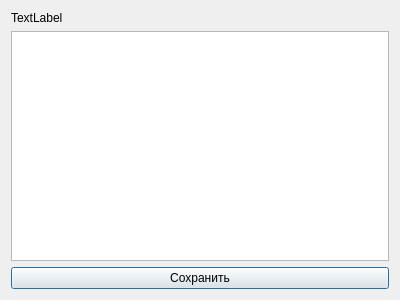
<?xml version="1.0" encoding="UTF-8"?>
<ui version="4.0">
 <class>RenderAreaResultDialog</class>
 <widget class="QDialog" name="RenderAreaResultDialog">
  <property name="geometry">
   <rect>
    <x>0</x>
    <y>0</y>
    <width>400</width>
    <height>300</height>
   </rect>
  </property>
  <property name="windowTitle">
   <string>Результат боя</string>
  </property>
  <layout class="QGridLayout" name="gridLayout">
   <item row="1" column="0">
    <widget class="QTextEdit" name="textEdit"/>
   </item>
   <item row="0" column="0">
    <widget class="QLabel" name="label">
     <property name="text">
      <string>TextLabel</string>
     </property>
    </widget>
   </item>
   <item row="2" column="0">
    <widget class="QPushButton" name="pushButton">
     <property name="text">
      <string>Сохранить</string>
     </property>
    </widget>
   </item>
  </layout>
 </widget>
 <resources/>
 <connections/>
</ui>
